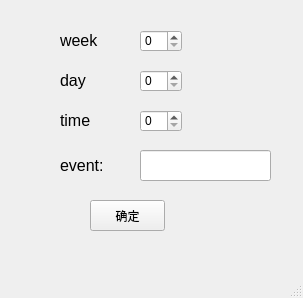
<?xml version="1.0" encoding="UTF-8"?>
<ui version="4.0">
 <class>add_dairy_event_window</class>
 <widget class="QMainWindow" name="add_dairy_event_window">
  <property name="geometry">
   <rect>
    <x>0</x>
    <y>0</y>
    <width>303</width>
    <height>298</height>
   </rect>
  </property>
  <property name="windowTitle">
   <string>MainWindow</string>
  </property>
  <widget class="QWidget" name="centralwidget">
   <widget class="QSpinBox" name="week_spinbox">
    <property name="geometry">
     <rect>
      <x>140</x>
      <y>30</y>
      <width>42</width>
      <height>22</height>
     </rect>
    </property>
   </widget>
   <widget class="QLabel" name="label">
    <property name="geometry">
     <rect>
      <x>60</x>
      <y>30</y>
      <width>54</width>
      <height>21</height>
     </rect>
    </property>
    <property name="text">
     <string>&lt;html&gt;&lt;head/&gt;&lt;body&gt;&lt;p&gt;&lt;span style=&quot; font-size:12pt;&quot;&gt;week&lt;/span&gt;&lt;/p&gt;&lt;/body&gt;&lt;/html&gt;</string>
    </property>
   </widget>
   <widget class="QLabel" name="label_2">
    <property name="geometry">
     <rect>
      <x>60</x>
      <y>70</y>
      <width>54</width>
      <height>21</height>
     </rect>
    </property>
    <property name="text">
     <string>&lt;html&gt;&lt;head/&gt;&lt;body&gt;&lt;p&gt;&lt;span style=&quot; font-size:12pt;&quot;&gt;day&lt;/span&gt;&lt;/p&gt;&lt;/body&gt;&lt;/html&gt;</string>
    </property>
   </widget>
   <widget class="QSpinBox" name="day_spinbox">
    <property name="geometry">
     <rect>
      <x>140</x>
      <y>70</y>
      <width>42</width>
      <height>22</height>
     </rect>
    </property>
   </widget>
   <widget class="QLabel" name="label_3">
    <property name="geometry">
     <rect>
      <x>60</x>
      <y>110</y>
      <width>54</width>
      <height>21</height>
     </rect>
    </property>
    <property name="text">
     <string>&lt;html&gt;&lt;head/&gt;&lt;body&gt;&lt;p&gt;&lt;span style=&quot; font-size:12pt;&quot;&gt;time&lt;/span&gt;&lt;/p&gt;&lt;/body&gt;&lt;/html&gt;</string>
    </property>
   </widget>
   <widget class="QSpinBox" name="time_spinbox">
    <property name="geometry">
     <rect>
      <x>140</x>
      <y>110</y>
      <width>42</width>
      <height>22</height>
     </rect>
    </property>
   </widget>
   <widget class="QLineEdit" name="event_line">
    <property name="geometry">
     <rect>
      <x>140</x>
      <y>150</y>
      <width>131</width>
      <height>31</height>
     </rect>
    </property>
   </widget>
   <widget class="QLabel" name="label_4">
    <property name="geometry">
     <rect>
      <x>60</x>
      <y>150</y>
      <width>54</width>
      <height>31</height>
     </rect>
    </property>
    <property name="text">
     <string>&lt;html&gt;&lt;head/&gt;&lt;body&gt;&lt;p&gt;&lt;span style=&quot; font-size:12pt;&quot;&gt;event:&lt;/span&gt;&lt;/p&gt;&lt;/body&gt;&lt;/html&gt;</string>
    </property>
   </widget>
   <widget class="QPushButton" name="confirm_button">
    <property name="geometry">
     <rect>
      <x>90</x>
      <y>200</y>
      <width>75</width>
      <height>31</height>
     </rect>
    </property>
    <property name="text">
     <string>确定</string>
    </property>
   </widget>
  </widget>
  <widget class="QMenuBar" name="menubar">
   <property name="geometry">
    <rect>
     <x>0</x>
     <y>0</y>
     <width>303</width>
     <height>26</height>
    </rect>
   </property>
  </widget>
  <widget class="QStatusBar" name="statusbar"/>
 </widget>
 <resources/>
 <connections/>
</ui>
